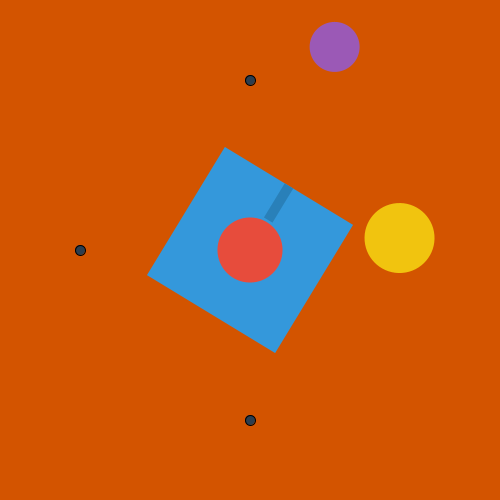
Frame 1 (no input)
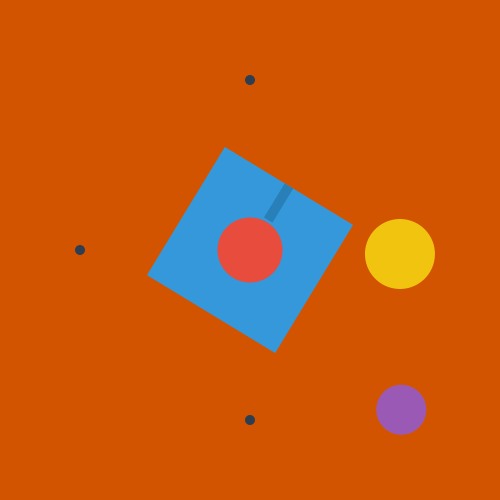
Frame 60 (the mouse pressed at the canvas centre just before this capture)
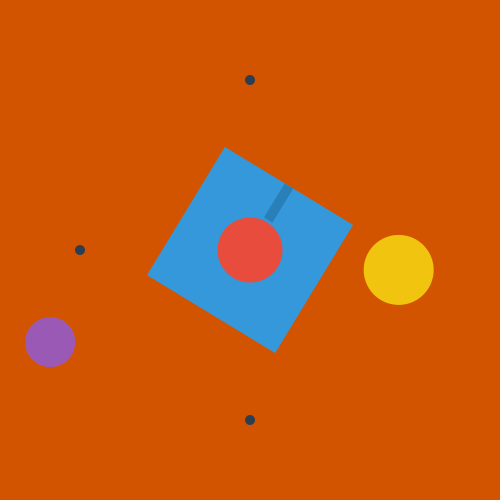
Frame 120 (the mouse held since frame 60 and released just before this capture)

The Processing sketch that drew these frames (run headless with seeded random() and noise(); from frame 60 on, the mouse is pressed at the canvas centre):

// Processing sketch: processing_171190
// ── processing_171190.pde

void setup()
{
  size(500, 500);
  //stroke(46, 204, 113);
  //background (211, 84, 0);
}

void draw()
{
  background (211, 84, 0);


  //StundenblÃ�Â¤tter

  pushMatrix();
  translate(width/2, height/2);
  ellipseMode(CENTER);
  fill(44, 62, 80);
  ellipse(170, 0, 10, 10);
  ellipse(-170, 0, 10, 10);
  ellipse(0, 170, 10, 10);
  ellipse(0, -170, 10, 10);
  popMatrix();



  //Sekunde
  float sekunde = map(second(), 0, 59, 0, 2*PI);
  pushMatrix();
  translate(width/2, height/2);
  rotate(sekunde);
  noStroke();
  ellipseMode(CENTER);
  fill(241, 196, 15);
  ellipse(0, -150, 70, 70);
  popMatrix();

  //MILLIS

  float Milf = map(millis(), 0, 60, 0, 2*PI);
  pushMatrix();
  translate(width/2, height/2);
  rotate(radians(Milf));
  noStroke();
  ellipseMode(CENTER);
  fill(155, 89, 182);
  ellipse(0, -220, 50, 50);
  popMatrix();

  //STUNDE 
  float stunde = map(hour(), 0, 23, 0, 2*PI);
  pushMatrix();
  fill(52, 152, 219);
  translate(width/2, height/2);
  rotate(stunde);
  rectMode(CENTER);
  rect(0, 0, 150, 150);
  rectMode(CORNER);
  fill(41, 128, 185);
  rect(-5, -75, 10, 40);
  popMatrix();  

  //MINUTE
  float mimi = map(minute(), 0, 59, 0, 160);
  pushMatrix();
  fill(231, 76, 60);
  translate(width/2, height/2);
  ellipseMode(CENTER);
  ellipse(0, 0, mimi, mimi);
  popMatrix();
}
